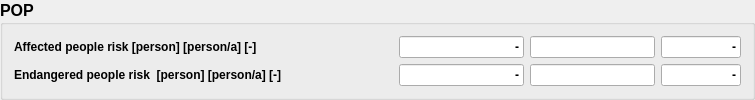
        <widget class="QGroupBox" name="groupBox_pop">
         <property name="minimumSize">
          <size>
           <width>700</width>
           <height>0</height>
          </size>
         </property>
         <property name="maximumSize">
          <size>
           <width>800</width>
           <height>16777215</height>
          </size>
         </property>
         <property name="font">
          <font>
           <family>Arial</family>
           <pointsize>12</pointsize>
           <weight>75</weight>
           <bold>true</bold>
          </font>
         </property>
         <property name="toolTip">
          <string/>
         </property>
         <property name="title">
          <string>POP</string>
         </property>
         <property name="flat">
          <bool>true</bool>
         </property>
         <layout class="QVBoxLayout" name="verticalLayout_4">
          <item>
           <layout class="QGridLayout" name="gridLayout_3">
            <item row="0" column="0">
             <widget class="QLabel" name="label_12">
              <property name="font">
               <font>
                <family>Arial</family>
                <pointsize>9</pointsize>
               </font>
              </property>
              <property name="text">
               <string>Affected people risk [person] [person/a] [-]                                         </string>
              </property>
             </widget>
            </item>
            <item row="0" column="1">
             <widget class="QLineEdit" name="lineEdit_pop_aff">
              <property name="minimumSize">
               <size>
                <width>90</width>
                <height>0</height>
               </size>
              </property>
              <property name="maximumSize">
               <size>
                <width>16777215</width>
                <height>16777215</height>
               </size>
              </property>
              <property name="font">
               <font>
                <pointsize>9</pointsize>
               </font>
              </property>
              <property name="toolTip">
               <string>Risk without HYD-boundary probability [...]</string>
              </property>
              <property name="text">
               <string>-</string>
              </property>
              <property name="alignment">
               <set>Qt::AlignRight|Qt::AlignTrailing|Qt::AlignVCenter</set>
              </property>
              <property name="readOnly">
               <bool>true</bool>
              </property>
             </widget>
            </item>
            <item row="0" column="2">
             <widget class="QLineEdit" name="lineEdit_pop_aff_hyd">
              <property name="minimumSize">
               <size>
                <width>90</width>
                <height>0</height>
               </size>
              </property>
              <property name="maximumSize">
               <size>
                <width>16777215</width>
                <height>16777215</height>
               </size>
              </property>
              <property name="font">
               <font>
                <pointsize>9</pointsize>
               </font>
              </property>
              <property name="toolTip">
               <string>Risk with HYD-boundary probability [.../a]</string>
              </property>
              <property name="alignment">
               <set>Qt::AlignRight|Qt::AlignTrailing|Qt::AlignVCenter</set>
              </property>
              <property name="readOnly">
               <bool>true</bool>
              </property>
             </widget>
            </item>
            <item row="0" column="3">
             <widget class="QLineEdit" name="lineEdit_pop_aff_fac">
              <property name="minimumSize">
               <size>
                <width>80</width>
                <height>0</height>
               </size>
              </property>
              <property name="maximumSize">
               <size>
                <width>80</width>
                <height>16777215</height>
               </size>
              </property>
              <property name="font">
               <font>
                <pointsize>9</pointsize>
               </font>
              </property>
              <property name="toolTip">
               <string>Risk factor [-]</string>
              </property>
              <property name="text">
               <string>-</string>
              </property>
              <property name="alignment">
               <set>Qt::AlignRight|Qt::AlignTrailing|Qt::AlignVCenter</set>
              </property>
              <property name="readOnly">
               <bool>true</bool>
              </property>
             </widget>
            </item>
            <item row="1" column="0">
             <widget class="QLabel" name="label_13">
              <property name="font">
               <font>
                <family>Arial</family>
                <pointsize>9</pointsize>
               </font>
              </property>
              <property name="text">
               <string>Endangered people risk  [person] [person/a] [-]    </string>
              </property>
             </widget>
            </item>
            <item row="1" column="1">
             <widget class="QLineEdit" name="lineEdit_pop_end">
              <property name="minimumSize">
               <size>
                <width>90</width>
                <height>0</height>
               </size>
              </property>
              <property name="maximumSize">
               <size>
                <width>16777215</width>
                <height>16777215</height>
               </size>
              </property>
              <property name="font">
               <font>
                <pointsize>9</pointsize>
               </font>
              </property>
              <property name="toolTip">
               <string>Risk without HYD-boundary probability [...]</string>
              </property>
              <property name="text">
               <string>-</string>
              </property>
              <property name="alignment">
               <set>Qt::AlignRight|Qt::AlignTrailing|Qt::AlignVCenter</set>
              </property>
              <property name="readOnly">
               <bool>true</bool>
              </property>
             </widget>
            </item>
            <item row="1" column="2">
             <widget class="QLineEdit" name="lineEdit_pop_end_hyd">
              <property name="minimumSize">
               <size>
                <width>90</width>
                <height>0</height>
               </size>
              </property>
              <property name="maximumSize">
               <size>
                <width>16777215</width>
                <height>16777215</height>
               </size>
              </property>
              <property name="font">
               <font>
                <pointsize>9</pointsize>
               </font>
              </property>
              <property name="toolTip">
               <string>Risk with HYD-boundary probability [.../a]</string>
              </property>
              <property name="alignment">
               <set>Qt::AlignRight|Qt::AlignTrailing|Qt::AlignVCenter</set>
              </property>
              <property name="readOnly">
               <bool>true</bool>
              </property>
             </widget>
            </item>
            <item row="1" column="3">
             <widget class="QLineEdit" name="lineEdit_pop_end_fac">
              <property name="minimumSize">
               <size>
                <width>80</width>
                <height>0</height>
               </size>
              </property>
              <property name="maximumSize">
               <size>
                <width>80</width>
                <height>16777215</height>
               </size>
              </property>
              <property name="font">
               <font>
                <pointsize>9</pointsize>
               </font>
              </property>
              <property name="toolTip">
               <string>Risk factor [-]</string>
              </property>
              <property name="text">
               <string>-</string>
              </property>
              <property name="alignment">
               <set>Qt::AlignRight|Qt::AlignTrailing|Qt::AlignVCenter</set>
              </property>
              <property name="readOnly">
               <bool>true</bool>
              </property>
             </widget>
            </item>
           </layout>
          </item>
         </layout>
        </widget>
